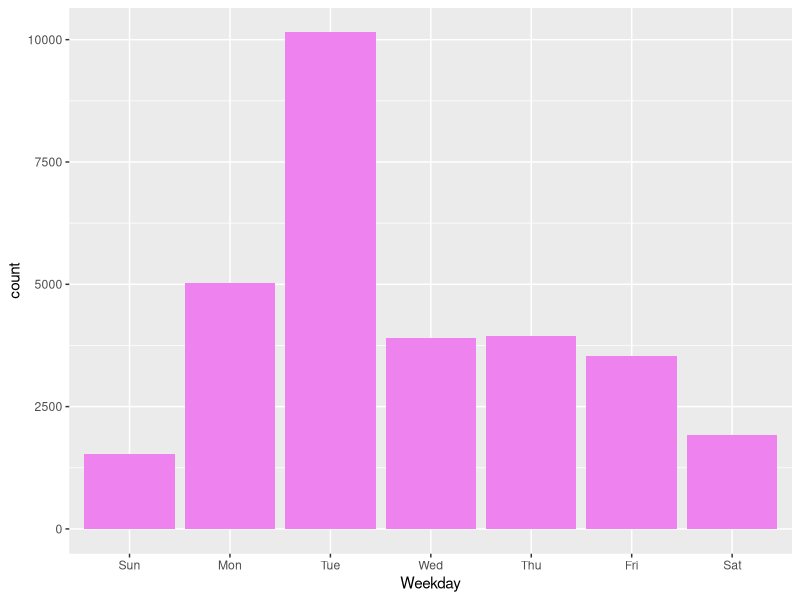
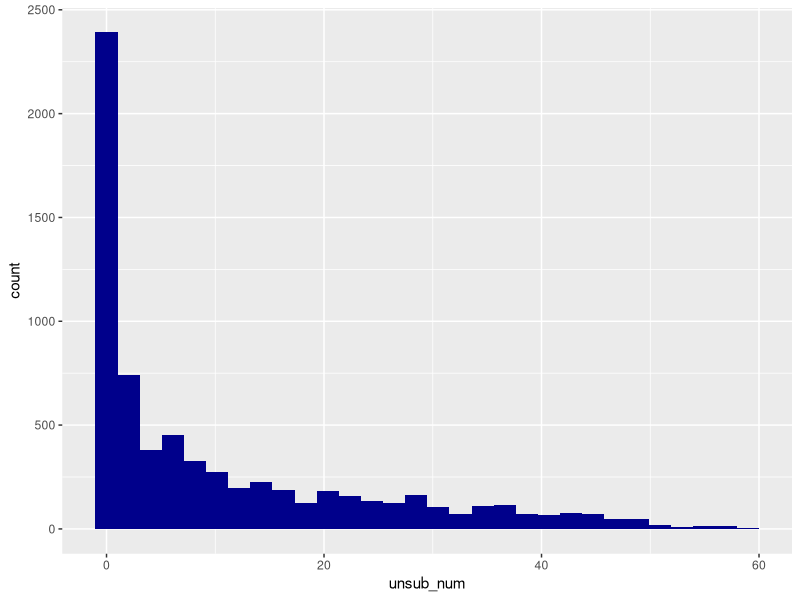

The R source for these figures, in order:
## ---- chunk 1
#Package loading
library(readr)
library(tidyverse)
library(lubridate)

#Loading Data
Bright_Users <-read_csv("data_analyst_intern_test_data.csv")

#Show How many users signed up for the Month of April.
dim(Bright_Users)

Bright_Users <- separate(Bright_Users, start_date, c("Date", "Time"), sep = " " )
Bright_Users <- mutate(Bright_Users, Weekday = wday(Date, label = T))
TimesD <- filter(Bright_Users, Time >= "00:00:00 AM" & Time <="12:59:59")
TimesD$Time <- format(strptime(TimesD$Time, format='%H:%M:%S'), '%r')
TimesN <- filter(Bright_Users, Time >= "13:00:00 PM" & Time <= "24:59:59 PM")
TimesN$Time <- format(strptime(TimesN$Time, format='%H:%M:%S'), '%r')
Bright_Users$Time <- format(strptime(Bright_Users$Time, format='%H:%M:%S'), '%r')
Bright_Users$Date <- ymd(Bright_Users$Date)
Bright_Users <- Bright_Users[,c(1,2,5,3,4)]
head(Bright_Users)
## ---- chunk 2
# Creating unsubscribers data and making it easier to read
Unsubscribers <- filter(Bright_Users, end_date != "NULL")
Unsubscribers <- separate(Unsubscribers, end_date, c("Date_Left", "Time_Left"), sep = " ")
Unsubscribers$Time_Left <- format(strptime(Unsubscribers$Time_Left, format='%H:%M:%S'), '%r')
Unsubscribers$Date_Left<- ymd(Unsubscribers$Date_Left)
diff_days <- difftime(Unsubscribers$Date_Left, Unsubscribers $Date, units = c('days'))
Unsubscribers <-mutate(Unsubscribers,  days_unsub = diff_days)
Unsubscribers <- select(Unsubscribers, id, Date, Weekday, Time, Date_Left, days_unsub)
head(Unsubscribers)

## ---- chunk 3
Wk1 <- filter(Bright_Users, Date >= "2017-04-1" & Date <= "2017-04-07") 
dim(Wk1)
Wk2 <- filter(Bright_Users, Date >= "2017-04-8" & Date <= "2017-04-14") 
dim(Wk2);
Wk3 <- filter(Bright_Users, Date >= "2017-04-15" & Date <= "2017-04-21")
dim(Wk3);
Wk4 <- filter(Bright_Users, Date >= "2017-04-22" & Date <= "2017-04-27")
dim(Wk4)
## ---- chunk 4
ggplot(Bright_Users, aes( x = Weekday)) + geom_bar(fill = "violet") 
Bright_Table <- table(Bright_Users$Weekday)
Bright_Table
prop <- prop.table(Bright_Table) * 100
prop
## ---- chunk 5
dim(TimesD)
dim(TimesN)
## ---- chunk 6
week1unsub <- filter(Unsubscribers, Date_Left >= "2017-04-01" & Date_Left <= "2017-04-07")
dim(week1unsub)
week2unsub <- filter(Unsubscribers, Date_Left >= "2017-04-08" & Date_Left <= "2017-04-14")
dim(week2unsub)
week3unsub <- filter(Unsubscribers, Date_Left >= "2017-04-15" & Date_Left <= "2017-04-21")
dim(week3unsub)
week4unsub <- filter(Unsubscribers, Date_Left >= "2017-04-22" & Date_Left <= "2017-04-27")
dim(week4unsub)  
  
## ---- chunk 7
week1unsubo <- filter(Unsubscribers, Date >= "2017-04-01" & Date <= "2017-04-7")
dim(week1unsubo)
week2unsubo <- filter(Unsubscribers, Date >= "2017-04-08" & Date <= "2017-04-14")
dim(week2unsubo)
week3unsubo <- filter(Unsubscribers, Date >= "2017-04-15" & Date <= "2017-04-21")
dim(week3unsubo)
week4unsubo <- filter(Unsubscribers, Date >= "2017-04-22" & Date <= "2017-04-27")
dim(week4unsubo)
## ---- chunk 8

unsub_num <- as.numeric(Unsubscribers$days_unsub)
ggplot(Unsubscribers, aes( x = unsub_num)) + geom_histogram(fill = "dark blue") 
median(Unsubscribers$days_unsub)
summary(unsub_num)
IQR1 <- 18
Outlier1 <- 0-1.5*IQR1
Outlier2 <- 18+1.5*IQR1

Outlier1
Outlier2

